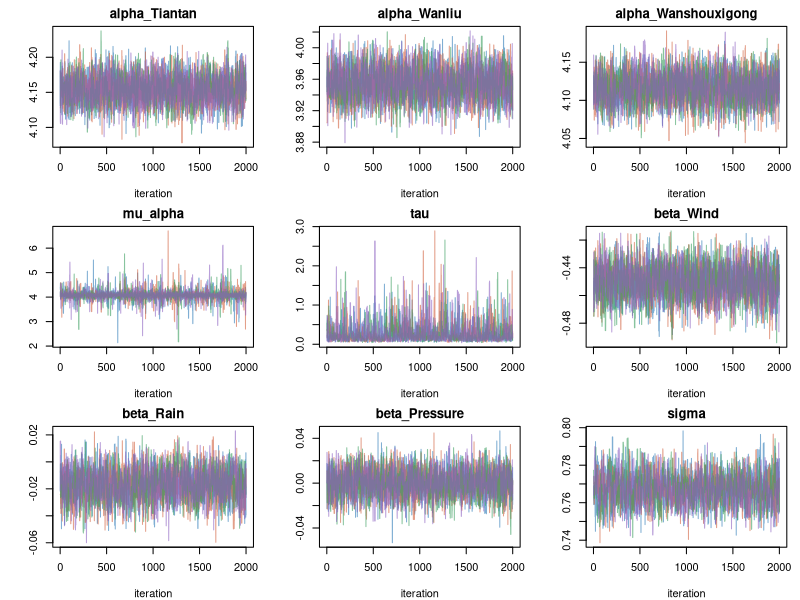
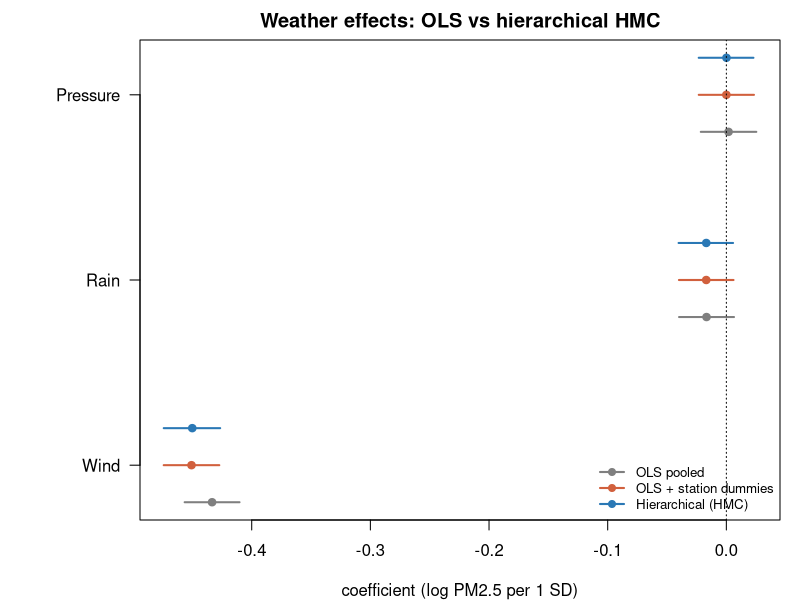
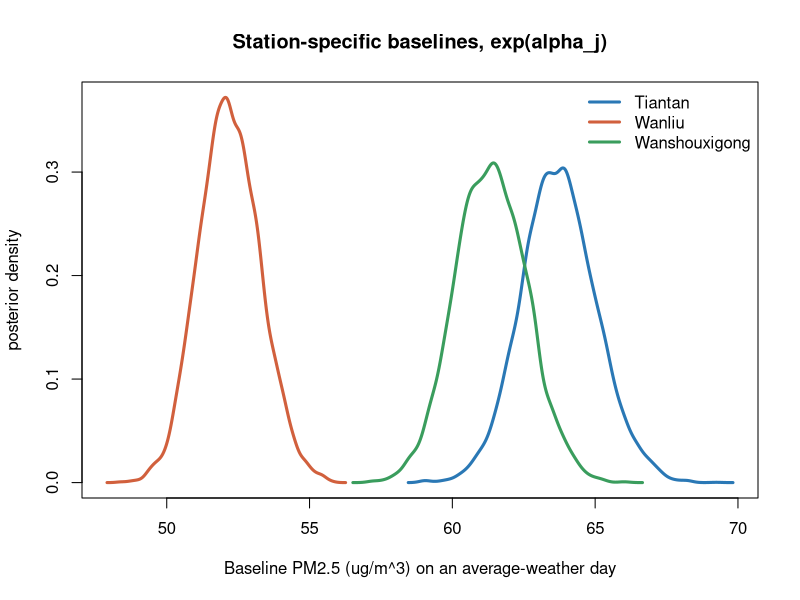
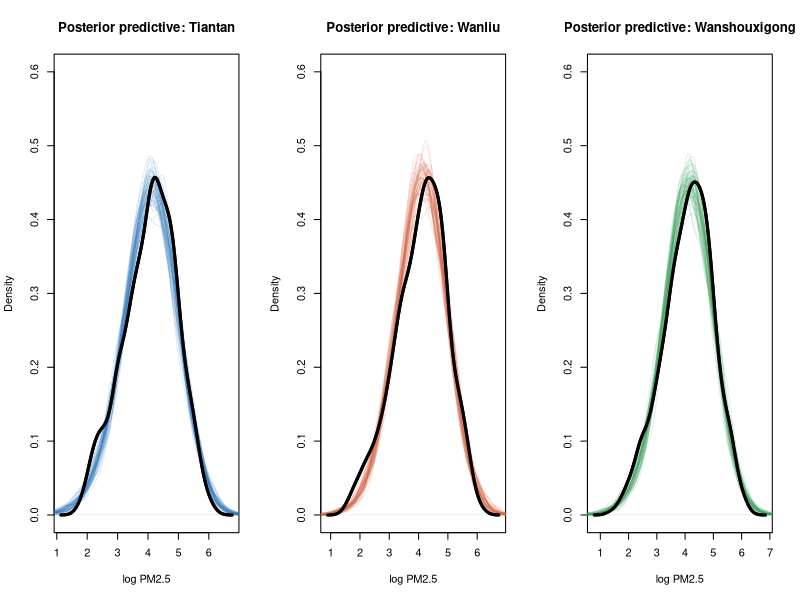

These figures' R source, in order:
###############################################################################
#  02_ols_vs_hmc.R
#  OLS regression vs. hierarchical Bayesian regression fit with HMC
#
#  Model (station j = 1..3, day i):
#    log PM2.5_ij = alpha_j + b1*WIND_ij + b2*RAIN_ij + b3*PRES_ij + e_ij
#    e_ij    ~ N(0, sigma^2)
#    alpha_j ~ N(mu_alpha, tau^2)     <- station baselines drawn from a
#                                        population distribution
#  Priors:
#    mu_alpha ~ N(0, 10^2),  b_k ~ N(0, 1),
#    tau ~ Half-Normal(0, 1),  sigma ~ Half-Normal(0, 1)
#
#  Run 01_preprocess.R first.
###############################################################################

set.seed(197)
library(coda)                      

d <- read.csv("data/air_daily.csv")
d$station <- factor(d$station)

y   <- d$log_pm25
X   <- as.matrix(d[, c("WSPM_z", "RAIN_z", "PRES_z")])
sid <- d$station_id
N <- length(y); J <- max(sid); P <- ncol(X)
stations <- levels(d$station)
pred_names <- c("Wind", "Rain", "Pressure")

# =============================================================================
# PART 1: OLS
# =============================================================================
# (a) Pooled OLS: one intercept for everyone, ignores which station a day is from
ols_pooled <- lm(log_pm25 ~ WSPM_z + RAIN_z + PRES_z, data = d)
summary(ols_pooled)

# (b) OLS with station dummies ("fixed effects"): separate intercepts, but each
#     is estimated using only that station's data, with no sharing of information.
ols_fe <- lm(log_pm25 ~ 0 + station + WSPM_z + RAIN_z + PRES_z, data = d)
summary(ols_fe)

# =============================================================================
# PART 2: HIERARCHICAL MODEL VIA HAMILTONIAN MONTE CARLO
# =============================================================================
# HMC treats the parameters as the position of a particle sliding over the
# surface U(theta) = -log posterior. It gives the particle a random momentum,
# simulates its motion (leapfrog steps), and accepts the end point with a
# Metropolis correction. It needs: (1) log posterior, (2) its gradient.
#
# Positive parameters (tau, sigma) are sampled on the log scale so that HMC
# can move freely over (-Inf, Inf).
#
# theta = [ alpha_1..alpha_J | mu_alpha | log_tau | b_1..b_P | log_sigma ]
i_alpha <- 1:J
i_mu    <- J + 1
i_ltau  <- J + 2
i_beta  <- J + 2 + 1:P
i_lsig  <- J + P + 3
D <- i_lsig
par_names <- c(paste0("alpha_", stations), "mu_alpha", "tau",
               paste0("beta_", pred_names), "sigma")

# ---- 2.1 Log posterior ------------------------------------------------------
log_post <- function(th) {
  alpha <- th[i_alpha]; mu <- th[i_mu]; beta <- th[i_beta]
  tau <- exp(th[i_ltau]); sigma <- exp(th[i_lsig])

  r <- y - alpha[sid] - X %*% beta
  ll <- -N * log(sigma) - sum(r^2) / (2 * sigma^2)                  # likelihood
  lp_alpha <- -J * log(tau) - sum((alpha - mu)^2) / (2 * tau^2)     # alpha_j ~ N(mu, tau)
  lp_prior <- -mu^2 / (2 * 100) - sum(beta^2) / 2 -                 # mu, beta priors
              tau^2 / 2 - sigma^2 / 2 +                             # half-normal(0,1)
              th[i_ltau] + th[i_lsig]                               # log-Jacobians
  ll + lp_alpha + lp_prior
}

# ---- 2.2 Gradient (derived by hand; checked numerically below) -------------
grad_log_post <- function(th) {
  alpha <- th[i_alpha]; mu <- th[i_mu]; beta <- th[i_beta]
  tau <- exp(th[i_ltau]); sigma <- exp(th[i_lsig])

  r <- as.vector(y - alpha[sid] - X %*% beta)
  dev <- alpha - mu
  g <- numeric(D)
  g[i_alpha] <- rowsum(r, sid)[, 1] / sigma^2 - dev / tau^2
  g[i_mu]    <- sum(dev) / tau^2 - mu / 100
  g[i_ltau]  <- -J + sum(dev^2) / tau^2 - tau^2 + 1
  g[i_beta]  <- crossprod(X, r) / sigma^2 - beta
  g[i_lsig]  <- -N + sum(r^2) / sigma^2 - sigma^2 + 1
  g
}

# Sanity check: analytic gradient vs. finite differences (should match ~1e-4)
th_test <- rnorm(D, 0, 0.5)
num_grad <- sapply(1:D, function(k) {
  h <- 1e-5; e <- replace(numeric(D), k, h)
  (log_post(th_test + e) - log_post(th_test - e)) / (2 * h)
})
cat("Max gradient error:", max(abs(num_grad - grad_log_post(th_test)) / (1 + abs(num_grad))), "\n")

# ---- 2.3 One HMC iteration --------------------------------------------------
# eps = leapfrog step size, L = number of steps, m_inv = inverse mass (diag),
# which rescales each parameter so they all move at a sensible speed.
hmc_step <- function(th, eps, L, m_inv) {
  p0 <- rnorm(D, 0, sqrt(1 / m_inv))                     # 1. random momentum
  th_new <- th
  p <- p0 + eps / 2 * grad_log_post(th_new)              # 2. leapfrog
  for (l in 1:L) {
    th_new <- th_new + eps * m_inv * p
    if (l < L) p <- p + eps * grad_log_post(th_new)
  }
  p <- p + eps / 2 * grad_log_post(th_new)
  H0 <- -log_post(th)     + sum(m_inv * p0^2) / 2        # 3. energy before/after
  H1 <- -log_post(th_new) + sum(m_inv * p^2)  / 2
  if (is.finite(H1) && log(runif(1)) < H0 - H1)          # 4. Metropolis accept
    list(th = th_new, acc = TRUE) else list(th = th, acc = FALSE)
}

# ---- 2.4 Full sampler with warm-up -----------------------------------------
# Warm-up (discarded, like burn-in): adapt eps toward ~65-80% acceptance and
# estimate each parameter's scale for m_inv.
run_hmc <- function(n_warm = 1500, n_samp = 2000, L = 15) {
  th <- c(rnorm(J, mean(y), 0.5), mean(y), log(0.5), rnorm(P, 0, 0.1), log(1))
  eps <- 0.005; m_inv <- rep(1, D)
  warm <- matrix(NA, n_warm, D)
  for (t in 1:n_warm) {
    s <- hmc_step(th, eps, L, m_inv); th <- s$th; warm[t, ] <- th
    eps <- eps * if (s$acc) 1.02 else 0.95
    if (t == floor(n_warm / 2)) {                  # learn scales, restart eps
      m_inv <- apply(warm[floor(n_warm / 4):t, ], 2, var) + 1e-8
      eps <- 0.1
    }
  }
  draws <- matrix(NA, n_samp, D); acc <- 0
  for (t in 1:n_samp) {
    s <- hmc_step(th, eps * runif(1, 0.8, 1.2), L, m_inv)   # jittered eps
    th <- s$th; acc <- acc + s$acc; draws[t, ] <- th
  }
  draws[, c(i_ltau, i_lsig)] <- exp(draws[, c(i_ltau, i_lsig)])  # back to tau, sigma
  colnames(draws) <- par_names
  attr(draws, "accept") <- acc / n_samp
  draws
}

chains <- lapply(1:4, function(k) run_hmc())        # 4 independent chains
cat("Acceptance rates:", round(sapply(chains, attr, "accept"), 2), "\n")
post <- mcmc.list(lapply(chains, mcmc))
draws <- as.matrix(post)

# =============================================================================
# PART 3: DIAGNOSTICS
# =============================================================================
diag_tab <- data.frame(
  Rhat = gelman.diag(post, multivariate = FALSE)$psrf[, 1],   # want < 1.01
  ESS  = effectiveSize(post))                                 # want > ~400
round(diag_tab, 3)

dir.create("figures", showWarnings = FALSE)
png("figures/hmc_traceplots.png", 1400, 900, res = 120)
par(mfrow = c(3, 3), mar = c(4, 4, 2, 1))
cols4 <- c("#2a78b5", "#d1603d", "#3a9d5d", "#8a5fbf")
for (v in par_names) {
  plot(NULL, xlim = c(1, nrow(chains[[1]])), ylim = range(sapply(chains, function(c) range(c[, v]))),
       main = v, xlab = "iteration", ylab = "")
  for (k in 1:4) lines(chains[[k]][, v], col = adjustcolor(cols4[k], .6))
}
dev.off()

# =============================================================================
# PART 4: RESULTS AND COMPARISON WITH OLS
# =============================================================================
summ <- t(apply(draws, 2, function(v)
  c(mean = mean(v), sd = sd(v), lo95 = quantile(v, .025, names = FALSE),
    hi95 = quantile(v, .975, names = FALSE))))
round(summ, 3)

ols_ci <- function(fit) cbind(coef(fit), confint(fit))
cmp <- rbind(
  data.frame(param = pred_names, model = "OLS pooled",
             setNames(as.data.frame(ols_ci(ols_pooled)[-1, ]), c("est", "lo", "hi"))),
  data.frame(param = pred_names, model = "OLS + station dummies",
             setNames(as.data.frame(ols_ci(ols_fe)[-(1:J), ]), c("est", "lo", "hi"))),
  data.frame(param = pred_names, model = "Hierarchical (HMC)",
             est = summ[paste0("beta_", pred_names), "mean"],
             lo  = summ[paste0("beta_", pred_names), "lo95"],
             hi  = summ[paste0("beta_", pred_names), "hi95"]))
rownames(cmp) <- NULL
print(cmp, digits = 3)

# Station baselines: posterior of alpha_j, on log scale and back-transformed.
# exp(alpha_j) = typical PM2.5 at station j on a day with average weather.
baseline <- sapply(stations, function(s) exp(draws[, paste0("alpha_", s)]))
round(t(apply(baseline, 2, quantile, c(.025, .5, .975))), 1)

# Questions OLS can't easily answer: probability one station is dirtier
mean(draws[, paste0("alpha_", stations[1])] > draws[, paste0("alpha_", stations[2])])
# % change in PM2.5 per +1 SD of wind (with uncertainty)
round(quantile(100 * (exp(draws[, "beta_Wind"]) - 1), c(.025, .5, .975)), 1)

# ---- Plot: coefficient comparison ------------------------------------------
png("figures/coef_comparison.png", 1100, 550, res = 120)
par(mar = c(4, 7, 2, 1))
mcol <- c("OLS pooled" = "grey50", "OLS + station dummies" = "#d1603d",
          "Hierarchical (HMC)" = "#2a78b5")
ypos <- rep(1:3, each = 1) + rep(c(-0.2, 0, 0.2), each = 3)
plot(cmp$est, ypos, xlim = range(c(cmp$lo, cmp$hi)), pch = 19, col = mcol[cmp$model],
     yaxt = "n", ylab = "", xlab = "coefficient (log PM2.5 per 1 SD)",
     main = "Weather effects: OLS vs hierarchical HMC")
segments(cmp$lo, ypos, cmp$hi, ypos, col = mcol[cmp$model], lwd = 2)
axis(2, at = 1:3, labels = pred_names, las = 1); abline(v = 0, lty = 3)
legend("bottomright", names(mcol), col = mcol, pch = 19, lwd = 2, bty = "n", cex = .8)
dev.off()

# ---- Plot: station baselines ------------------------------------------------
png("figures/station_baselines.png", 1000, 550, res = 120)
scol <- c("#2a78b5", "#d1603d", "#3a9d5d")
dens <- apply(baseline, 2, density)
plot(NULL, xlim = range(sapply(dens, `[[`, "x")), ylim = c(0, max(sapply(dens, function(z) max(z$y)))),
     xlab = "Baseline PM2.5 (ug/m^3) on an average-weather day", ylab = "posterior density",
     main = "Station-specific baselines, exp(alpha_j)")
for (j in 1:J) lines(dens[[j]], col = scol[j], lwd = 3)
legend("topright", stations, col = scol, lwd = 3, bty = "n")
dev.off()

# =============================================================================
# PART 5: POSTERIOR PREDICTIVE CHECK
# =============================================================================
# Simulate new datasets from posterior draws and compare with the observed data.
png("figures/posterior_predictive.png", 1400, 480, res = 120)
par(mfrow = c(1, 3))
ids <- sample(nrow(draws), 50)
for (j in 1:J) {
  rows <- sid == j
  plot(density(y[rows]), lwd = 3, main = paste("Posterior predictive:", stations[j]),
       xlab = "log PM2.5", ylim = c(0, 0.6))
  for (k in ids) {
    mu_k <- draws[k, paste0("alpha_", stations[j])] + X[rows, ] %*% draws[k, paste0("beta_", pred_names)]
    lines(density(rnorm(sum(rows), mu_k, draws[k, "sigma"])), col = adjustcolor(scol[j], .15))
  }
  lines(density(y[rows]), lwd = 3)
}
dev.off()
